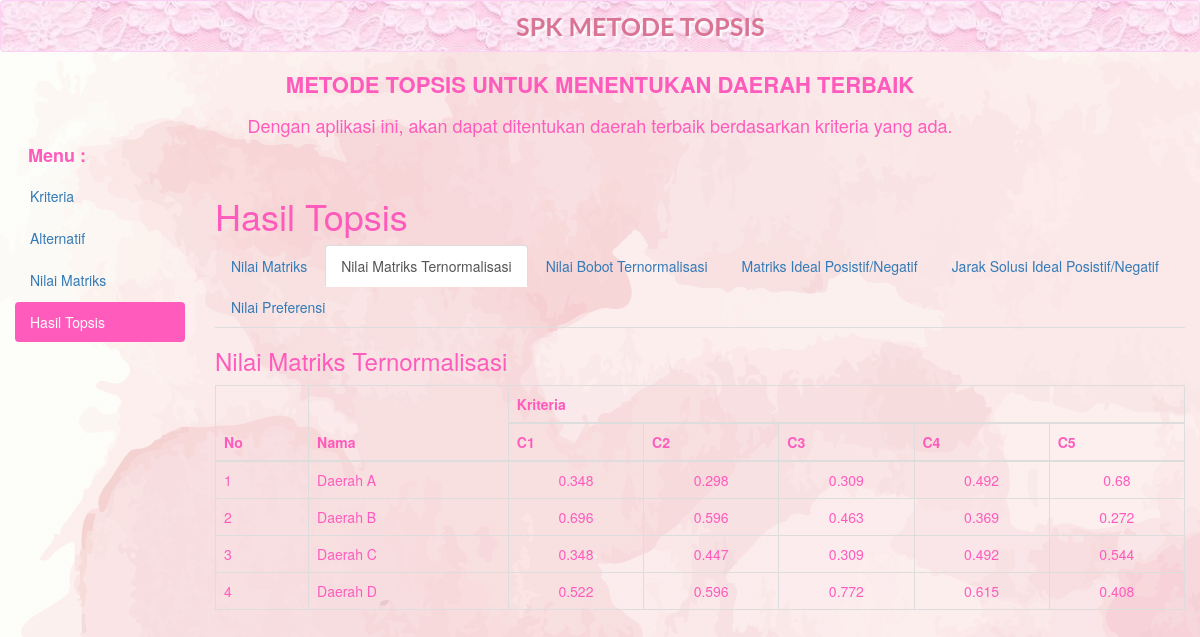
Screenshot of /index.php?a=hasiltopsis&k=nilai_matriks_normalisasi with the database file from the repository.
### tables this page shows
CREATE TABLE IF NOT EXISTS `alternatif` (
  `id_alternatif` varchar(5) NOT NULL,
  `nm_alternatif` varchar(35) NOT NULL,
  PRIMARY KEY (`id_alternatif`)
);

CREATE TABLE IF NOT EXISTS `nilai_matrik` (
  `id_matrik` int(7) NOT NULL AUTO_INCREMENT,
  `id_alternatif` varchar(7) NOT NULL,
  `id_kriteria` varchar(7) NOT NULL,
  `nilai` double NOT NULL,
  PRIMARY KEY (`id_matrik`)
);

### nilai_matriks_normalisasi.php (the view)
<?php
include ("konfig/koneksi.php");
$s=mysqli_query($connect,"select * from kriteria");
$h=mysqli_num_rows($s);
?>
<div class="box-header">
    <h3 class="box-title " >Nilai Matriks Ternormalisasi</h3>
</div>
<table class="table table-bordered table-responsive">
<thead>
<tr>
<th rowspan="2">No</th>
<th rowspan="2">Nama</th>
<th colspan="<?php echo $h; ?>">Kriteria</th>
</tr>
<tr>
<?php
for($n=1;$n<=$h;$n++){
	echo"<th>C{$n}</th>";
}
?>
</tr>
</thead>
<tbody>
<?php
$i=0;
$a=mysqli_query($connect,"select * from alternatif");
while($da=mysqli_fetch_assoc($a)){
	echo "<tr>
		<td>".(++$i)."</td>
		<td>$da[nm_alternatif]</td>";
		$idalt=$da['id_alternatif'];
			$n=mysqli_query($connect,"select * from nilai_matrik where id_alternatif='$idalt'");
		while($dn=mysqli_fetch_assoc($n)){
			$idk=$dn['id_kriteria'];
			$nilai_kuadrat=0;
			$k=mysqli_query($connect,"select * from nilai_matrik where id_kriteria='$idk' ");
			while($dkuadrat=mysqli_fetch_assoc($k)){
				$nilai_kuadrat=$nilai_kuadrat+($dkuadrat['nilai']*$dkuadrat['nilai']);
			}
			echo "<td align='center'>".round(($dn['nilai']/sqrt($nilai_kuadrat)),3)."</td>";
		}
		echo "</tr>\n";
}
?>
</tbody>
</table>

### index.php (style rules this page uses)
body { background: url('131.jpg'); background-color : #fff; color: #ff5bbc; }

### rows the page displays
alternatif: nm_alternatif "Daerah A"
nilai_matrik: $dn['nilai']/sqrt($nilai_kuadrat) "0.348"
nilai_matrik: $dn['nilai']/sqrt($nilai_kuadrat) "0.298"
nilai_matrik: $dn['nilai']/sqrt($nilai_kuadrat) "0.309"
nilai_matrik: $dn['nilai']/sqrt($nilai_kuadrat) "0.492"
nilai_matrik: $dn['nilai']/sqrt($nilai_kuadrat) "0.68"
alternatif: nm_alternatif "Daerah B"
nilai_matrik: $dn['nilai']/sqrt($nilai_kuadrat) "0.696"
nilai_matrik: $dn['nilai']/sqrt($nilai_kuadrat) "0.596"
nilai_matrik: $dn['nilai']/sqrt($nilai_kuadrat) "0.463"
nilai_matrik: $dn['nilai']/sqrt($nilai_kuadrat) "0.369"
nilai_matrik: $dn['nilai']/sqrt($nilai_kuadrat) "0.272"
alternatif: nm_alternatif "Daerah C"
nilai_matrik: $dn['nilai']/sqrt($nilai_kuadrat) "0.348"
nilai_matrik: $dn['nilai']/sqrt($nilai_kuadrat) "0.447"
nilai_matrik: $dn['nilai']/sqrt($nilai_kuadrat) "0.309"
nilai_matrik: $dn['nilai']/sqrt($nilai_kuadrat) "0.492"
nilai_matrik: $dn['nilai']/sqrt($nilai_kuadrat) "0.544"
alternatif: nm_alternatif "Daerah D"
nilai_matrik: $dn['nilai']/sqrt($nilai_kuadrat) "0.522"
nilai_matrik: $dn['nilai']/sqrt($nilai_kuadrat) "0.596"
nilai_matrik: $dn['nilai']/sqrt($nilai_kuadrat) "0.772"
nilai_matrik: $dn['nilai']/sqrt($nilai_kuadrat) "0.615"
nilai_matrik: $dn['nilai']/sqrt($nilai_kuadrat) "0.408"
